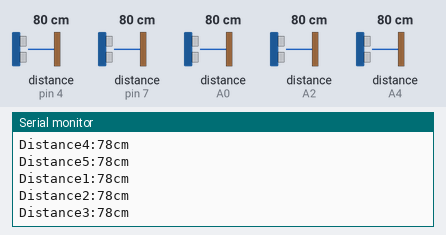
Bench run of a sketch on a simulated Arduino Uno, built with avr-gcc and run on an emulated ATmega328P. On the bench: the last lines printed to the serial monitor. Wiring (inferred from the names in the program): 5 × ultrasonic range finder: trigger pin 3, echo pin 4 / trigger pin 5, echo pin 7 / trigger A1, echo A0 / trigger A3, echo A2 / trigger A5, echo A4. Inputs (shaded band) come from the test bench; at power-on: distance to the obstacle (sensors on pin 4, pin 7, A0, A2, A4) 80 cm. The echo pulse lasts 58.3 µs per cm.

Above: at 1.3 s.
1.4 s: distance to the obstacle (sensor on pin 4) set to 120 cm
At 1.48 s:
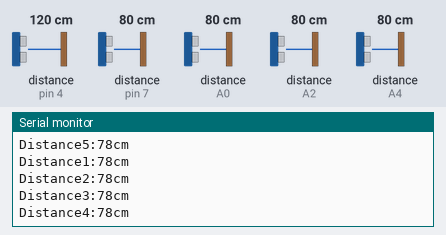
4.5 s: distance to the obstacle (sensor on pin 7) set to 2 cm
At 4.76 s:
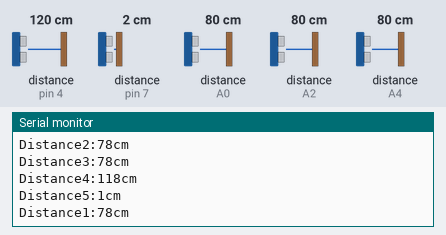
6.0 s: distance to the obstacle (sensor on A0) set to 4 cm
At 6.13 s:
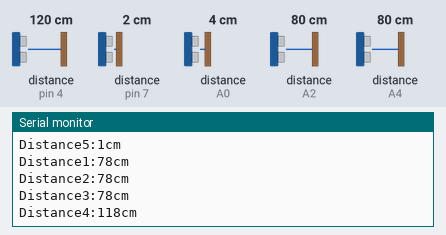
9.1 s: distance to the obstacle (sensor on A2) set to 18 cm
At 9.14 s:
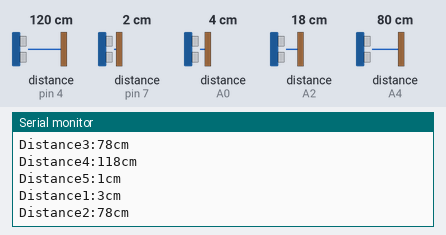
12.2 s: distance to the obstacle (sensor on pin 7) set to 4 cm
At 12.24 s:
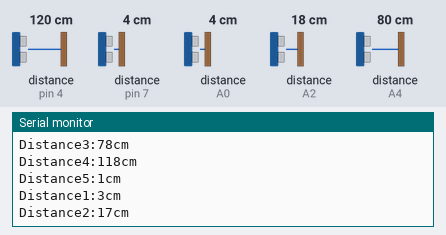
15.3 s: distance to the obstacle (sensor on A0) set to 9 cm
At 15.34 s:
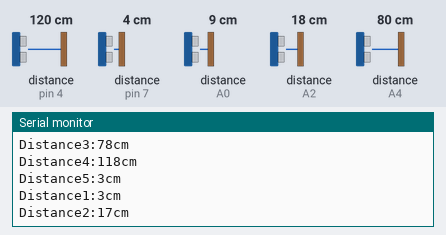
Timing chart, 0 to 18.3 s (numbered marks = the images above; inputs shaded):
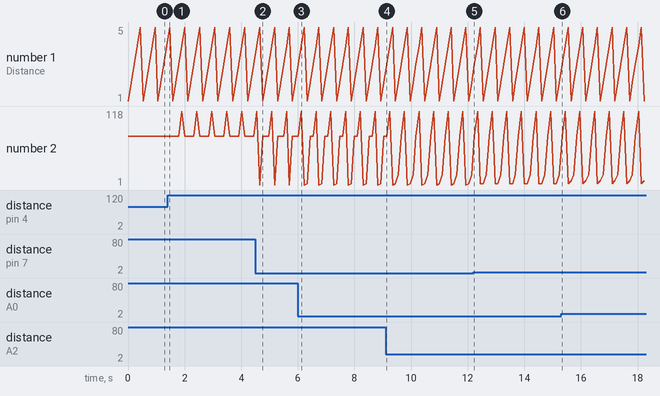

The sketch:

ultrasonic_sensors_5.ino
```cpp
#define echoPin1 A0
#define trigPin1 A1
#define echoPin2 A2
#define trigPin2 A3
#define echoPin3 A4
#define trigPin3 A5
#define echoPin4 4
#define trigPin4 3
#define echoPin5 7
#define trigPin5 5
int distance;
long duration;


void setup() {
  // put your setup code here, to run once:
 Serial.begin(9600);
 pinMode(echoPin1,INPUT);
 pinMode(trigPin1,OUTPUT);
 pinMode(echoPin2,INPUT);
 pinMode(trigPin2,OUTPUT);
 pinMode(echoPin3,INPUT);
 pinMode(trigPin3,OUTPUT);
 pinMode(echoPin4,INPUT);
 pinMode(trigPin4,OUTPUT);
 pinMode(echoPin5,INPUT);
 pinMode(trigPin5,OUTPUT);
}

void loop() {
  // put your main code here, to run repeatedly:
  digitalWrite(trigPin1,LOW);
  delayMicroseconds(2);
  digitalWrite(trigPin1,HIGH);
  delayMicroseconds(10);
  digitalWrite(trigPin1,LOW);

  duration=pulseIn(echoPin1,HIGH);
  distance=(duration*0.034/2);
  Serial.print("Distance1:");
  Serial.print(distance);
  Serial.println("cm");
  delay(100);

  digitalWrite(trigPin2,LOW);
  delayMicroseconds(2);
  digitalWrite(trigPin2,HIGH);
  delayMicroseconds(10);
  digitalWrite(trigPin2,LOW);

  duration=pulseIn(echoPin2,HIGH);
  distance=(duration*0.034/2);
  Serial.print("Distance2:");
  Serial.print(distance);
  Serial.println("cm");
  delay(100);

  digitalWrite(trigPin3,LOW);
  delayMicroseconds(2);
  digitalWrite(trigPin3,HIGH);
  delayMicroseconds(10);
  digitalWrite(trigPin3,LOW);

  duration=pulseIn(echoPin3,HIGH);
  distance=(duration*0.034/2);
  Serial.print("Distance3:");
  Serial.print(distance);
  Serial.println("cm");
  delay(100);

  digitalWrite(trigPin4,LOW);
  delayMicroseconds(2);
  digitalWrite(trigPin4,HIGH);
  delayMicroseconds(10);
  digitalWrite(trigPin4,LOW);

  duration=pulseIn(echoPin4,HIGH);
  distance=(duration*0.034/2);
  Serial.print("Distance4:");
  Serial.print(distance);
  Serial.println("cm");
  delay(100);

  digitalWrite(trigPin5,LOW);
  delayMicroseconds(2);
  digitalWrite(trigPin5,HIGH);
  delayMicroseconds(10);
  digitalWrite(trigPin5,LOW);

  duration=pulseIn(echoPin5,HIGH);
  distance=(duration*0.034/2);
  Serial.print("Distance5:");
  Serial.print(distance);
  Serial.println("cm");
  delay(100);

}
```

Measured:
- after the input at 4.5 s, the serial monitor: prints a new line after 0.15 s (image 2)
- plotted number 2: 78 → 17 after the input at 9.1 s
